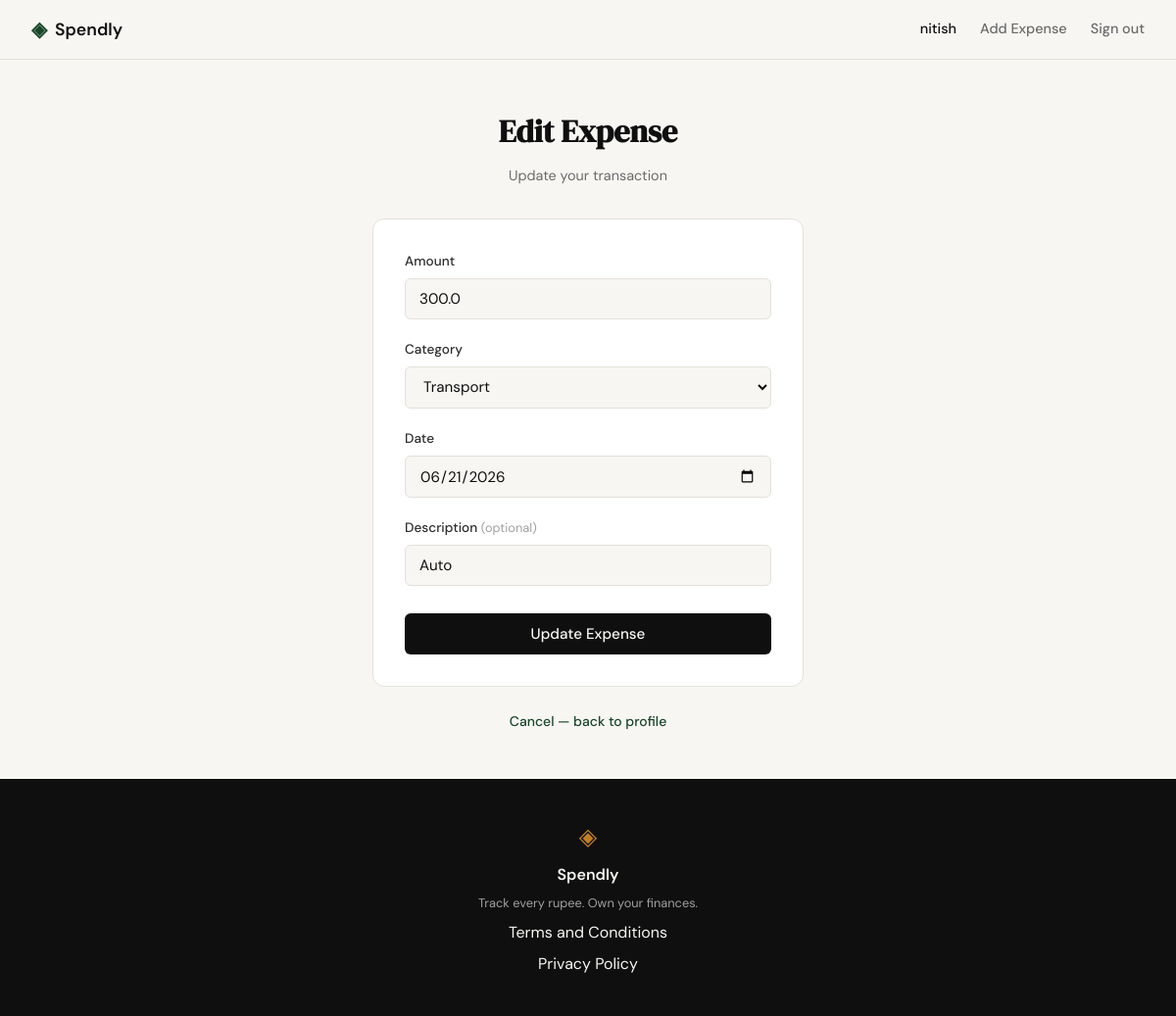
/expenses/23/edit (signed in), run on the app's committed database.
### tables this page shows
CREATE TABLE expenses (
            id          INTEGER PRIMARY KEY AUTOINCREMENT,
            user_id     INTEGER NOT NULL REFERENCES users(id),
            amount      REAL    NOT NULL,
            category    TEXT    NOT NULL,
            date        TEXT    NOT NULL,
            description TEXT,
            created_at  TEXT    DEFAULT (datetime('now'))
        );

### app.py (the view, shortened to what this page needs)
@app.route("/expenses/<int:id>/edit", methods=["GET", "POST"])
def edit_expense(id):
    if not session.get("user_id"):
        return redirect(url_for("login"))
    uid = session["user_id"]
    expense = get_expense_by_id(id, uid)
    if expense is None:
        flash("Expense not found or access denied.", "error")
        return redirect(url_for("profile"))
    return render_template("edit_expense.html", expense=expense, categories=VALID_CATEGORIES)

### database/db.py (called while the page is built)
def get_db():
    conn = sqlite3.connect(DB_PATH)
    conn.row_factory = sqlite3.Row
    conn.execute("PRAGMA foreign_keys = ON")
    return conn

### database/queries.py (called while the page is built)
def get_expense_by_id(expense_id, user_id):
    conn = get_db()
    row = conn.execute(
        "SELECT id, user_id, amount, category, date, description "
        "FROM expenses WHERE id = ? AND user_id = ?",
        (expense_id, user_id),
    ).fetchone()
    conn.close()
    if row is None:
        return None
    return dict(row)

### templates/edit_expense.html (shortened to what this page needs)
{% extends "base.html" %}
{% block content %}
<section class="auth-section">
    <div class="auth-container">
        <div class="auth-header">
            <h1 class="auth-title">Edit Expense</h1>
            <p class="auth-subtitle">Update your transaction</p>
        </div>
        <div class="auth-card">
            <form method="POST" action="{{ url_for('edit_expense', id=expense.id) }}">
                <div class="form-group">
                    <label for="amount">Amount</label>
                    <input type="number" id="amount" name="amount"
                           class="form-input" placeholder="0.00"
                           step="0.01" min="0.01"
                           value="{{ expense.amount }}"
                           required autofocus>
                </div>
                <div class="form-group">
                    <label for="category">Category</label>
                    <select id="category" name="category" class="form-input" required>
                        <option value="Transport"{% if expense.category == 'Transport' %} selected{% endif %}>Transport</option>
                    </select>
                </div>
                <div class="form-group">
                    <label for="date">Date</label>
                    <input type="date" id="date" name="date"
                           class="form-input"
                           value="{{ expense.date }}"
                           required>
                </div>
                <div class="form-group">
                    <label for="description">Description <span class="form-optional">(optional)</span></label>
                    <input type="text" id="description" name="description"
                           class="form-input" placeholder="What was this expense for?"
                           maxlength="200"
                           value="{{ expense.description or '' }}">
                </div>
                <button type="submit" class="btn-submit">Update Expense</button>
            </form>
        </div>
        <p class="auth-switch">
            <a href="{{ url_for('profile') }}">Cancel — back to profile</a>
        </p>
    </div>
</section>
{% endblock %}

### static/css/style.css (style rules this page uses)
:root { --ink: #0f0f0f; --ink-soft: #2d2d2d; --ink-muted: #6b6b6b; --ink-faint: #a0a0a0; --paper: #f7f6f3; --paper-warm: #f0ede6; --paper-card: #ffffff; --accent: #1a472a; --accent-light: #e8f0eb; --accent-2: #c17f24; --accent-2-light: #fdf3e3; --danger: #c0392b; --danger-light: #fdecea; --border: #e4e1da; --border-soft: #eeebe4; --font-display: 'DM Serif Display', Georgia, serif; --font-body: 'DM Sans', system-ui, sans-serif; --max-width: 1200px; --auth-width: 440px; --radius-sm: 6px; --radius-md: 12px; --radius-lg: 20px; }
*, *::before, *::after { box-sizing: border-box; margin: 0; padding: 0; }
html { font-size: 16px; scroll-behavior: smooth; }
body { background: var(--paper); color: var(--ink); font-family: var(--font-body); font-size: 1rem; line-height: 1.6; -webkit-font-smoothing: antialiased; }
a { color: inherit; text-decoration: none; }
.auth-section { min-height: calc(100vh - 60px - 100px); display: flex; align-items: center; justify-content: center; padding: 3rem 2rem; }
.auth-container { width: 100%; max-width: var(--auth-width); }
.auth-header { text-align: center; margin-bottom: 2rem; }
.auth-title { font-family: var(--font-display); font-size: 2rem; color: var(--ink); margin-bottom: 0.5rem; }
.auth-subtitle { font-size: 0.9rem; color: var(--ink-muted); }
.auth-card { background: var(--paper-card); border: 1px solid var(--border); border-radius: var(--radius-md); padding: 2rem; margin-bottom: 1.5rem; }
.form-group { margin-bottom: 1.25rem; }
.form-group label { display: block; font-size: 0.85rem; font-weight: 500; color: var(--ink-soft); margin-bottom: 0.4rem; }
.form-input { width: 100%; padding: 0.6rem 0.875rem; border: 1px solid var(--border); border-radius: var(--radius-sm); font-family: var(--font-body); font-size: 0.95rem; color: var(--ink); background: var(--paper); outline: none; transition: border-color 0.2s; }
.form-input::placeholder { color: var(--ink-faint); }
.form-optional { font-size: 0.8rem; color: var(--ink-faint); font-weight: 400; }
.btn-submit { width: 100%; padding: 0.7rem; background: var(--ink); color: var(--paper); border: none; border-radius: var(--radius-sm); font-family: var(--font-body); font-size: 0.95rem; font-weight: 500; cursor: pointer; transition: background 0.2s; margin-top: 0.5rem; }
.auth-switch { text-align: center; font-size: 0.875rem; color: var(--ink-muted); }
.auth-switch a { color: var(--accent); font-weight: 500; }

### data on the page
expenses: amount "300.0", category "Transport", date "06/21/2026", description "Auto"

### other printed values
{{ session.user_name }} "nitish"
